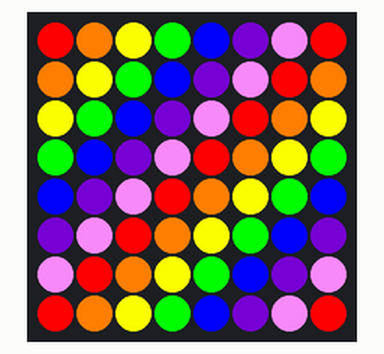
This program was run on a simulated Raspberry Pi (BCM pin numbers) with a Sense HAT. Shown: the Sense HAT's 8×8 RGB LED matrix. At 3.0 s the program stops and its outputs stay as they are.

Above: at 0.1 s.

The program:

clean.py
```python
#!/usr/bin/env python3

from sense_hat import SenseHat
import time

# A Sense HAT példányosítása
sense = SenseHat()

# Színek listája a szivárványhoz
rainbow_colors = [
    (255, 0, 0),    # Piros
    (255, 127, 0),  # Narancs
    (255, 255, 0),  # Sárga
    (0, 255, 0),    # Zöld
    (0, 0, 255),    # Kék
    (75, 0, 130),   # Indigó
    (238, 130, 238) # Ibolya
]

# Szivárvány kirajzolása
def draw_rainbow():
    pixels = []
    num_colors = len(rainbow_colors)
    for i in range(64):
        pixels.append(rainbow_colors[i % num_colors])  # Szivárvány színei ciklikusan
    sense.set_pixels(pixels)

# Törlés a kijelzőn
def clear_display():
    sense.clear()

def main():
    # Szivárvány kirajzolása
    draw_rainbow()
    time.sleep(3)  # 3 másodpercig látni fogjuk a szivárványt

    # Törlés a kijelzőn
    clear_display()

if __name__ == '__main__':
    main()
```
